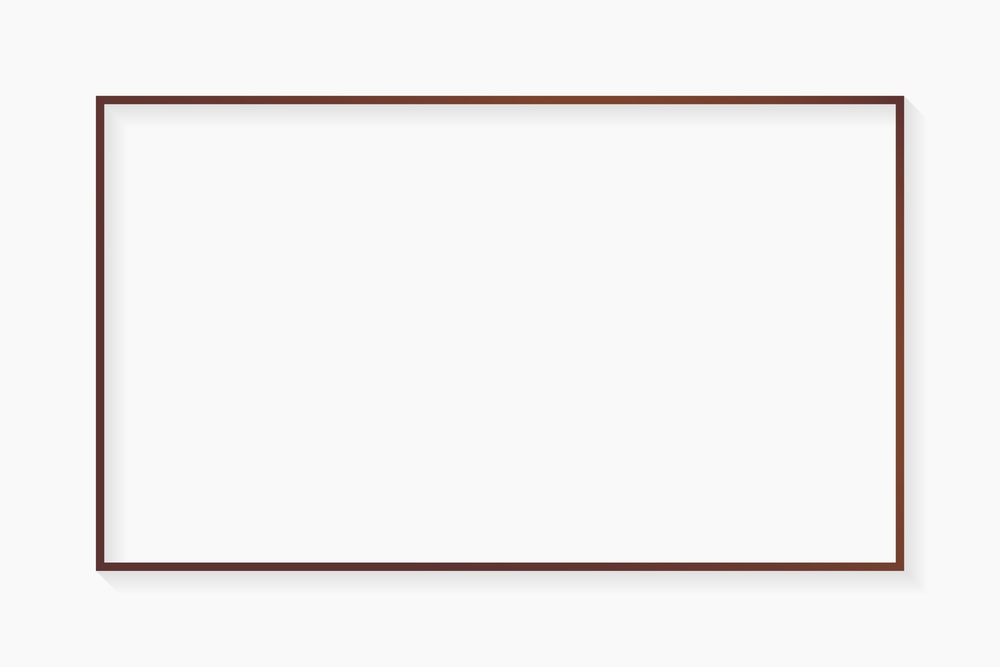
#> input picture data/rect.jpg, 1000 x 667 px, shrunk from 5000 x 3333 before the run
$ python main2.py
#> lines starting #> are read from the running program, lines starting #| are printed output that depends on the picture; after the words box and inside, x2 and y2 are one past the last pixel; in counts of white or black regions, pixels touching at a corner belong together
import cv2
import numpy as np
import os


# Setup directories
input_folder = "data"
output_folder = "output"
src_file = "rect.jpg"
output = "gcode.out"
if not os.path.exists(output_folder):
    os.makedirs(output_folder)


class PngToGcode:
    def __init__(self, input_path, output_path):
        self.input = input_path
        self.output = output_path
        self.gcode_height = 1000
        self.gcode_width = 1000
        self.pen_up = "M5"
        self.pen_down = "M3"

    def convert_to_grayscale(self, image_path):
        """
        Convert the image to a grayscale bitmap.
        """
        image = cv2.imread(image_path, cv2.IMREAD_GRAYSCALE)
        cv2.imwrite('grayscale_image.png', image)
        return image

    def bitmap_to_paths(self, image):
        """
        Convert a bitmap to paths using OpenCV to find contours.
        """
        # Threshold the image
        _, threshold = cv2.threshold(image, 128, 255, cv2.THRESH_BINARY)

        # Find contours
        contours, _ = cv2.findContours(threshold, cv2.RETR_TREE, cv2.CHAIN_APPROX_SIMPLE)

        paths = []
        for contour in contours:
            path = []
            for point in contour:
                path.append((point[0][0], point[0][1]))
            paths.append(path)
        return paths

    def calculate_scaling_factors(self, image, target_height_mm=100, target_width_mm=100):
        """
        Calculate the scaling factors to scale the image to the target size in millimeters.
        """
        height, width = image.shape
        height_scale = target_height_mm / height
        width_scale = target_width_mm / width
        return height_scale, width_scale

    def paths_to_gcode(self, paths, height_scale=1.0, width_scale=1.0):
        """
        Convert paths to G-code commands with scaling.
        """
        gcode_commands = []

        for path in paths:
            if len(path) > 0:
                gcode_commands.append(f"G0 X{path[0][0] * width_scale} Y{path[0][1] * height_scale}")  # Move to the start of the path
                gcode_commands.append(self.pen_up + " ; Pen up")  # Raise the pen
                for point in path[1:]:
                    gcode_commands.append(f"G01 F300.0 X{point[0] * width_scale} Y{point[1] * height_scale}")  # Draw to the next point
                gcode_commands.append(self.pen_down + " ; Pen down")  # Lower the pen

        return gcode_commands

    def save_gcode(self, gcode, filename='output.gcode'):
        """
        Save G-code to a file.
        """
        with open(filename + ".gcode", 'w') as f:
            for line in gcode:
                f.write(line + '\n')

    def gen_all(self):
        image_array = self.convert_to_grayscale(self.input)
        # Calculate the scaling factors to ensure the drawing is 100x100mm
        height_scale, width_scale = self.calculate_scaling_factors(image_array, target_height_mm=self.gcode_height, target_width_mm=self.gcode_width)
        paths = self.bitmap_to_paths(image_array)
        gcode = self.paths_to_gcode(paths, height_scale, width_scale)
        self.save_gcode(gcode, self.output)

        print(f"G-code generation complete. Saved to '{self.output}'.")


def main():
    image_path = f"{input_folder}/{src_file}"
    output_path = f"{output_folder}/{output}"
    converter = PngToGcode(image_path, output_path)

    try:
        output_file = converter.gen_all()
#> in convert_to_grayscale, `image = cv2.imread(image_path, cv2.IMREAD_GRAYSCALE)`:
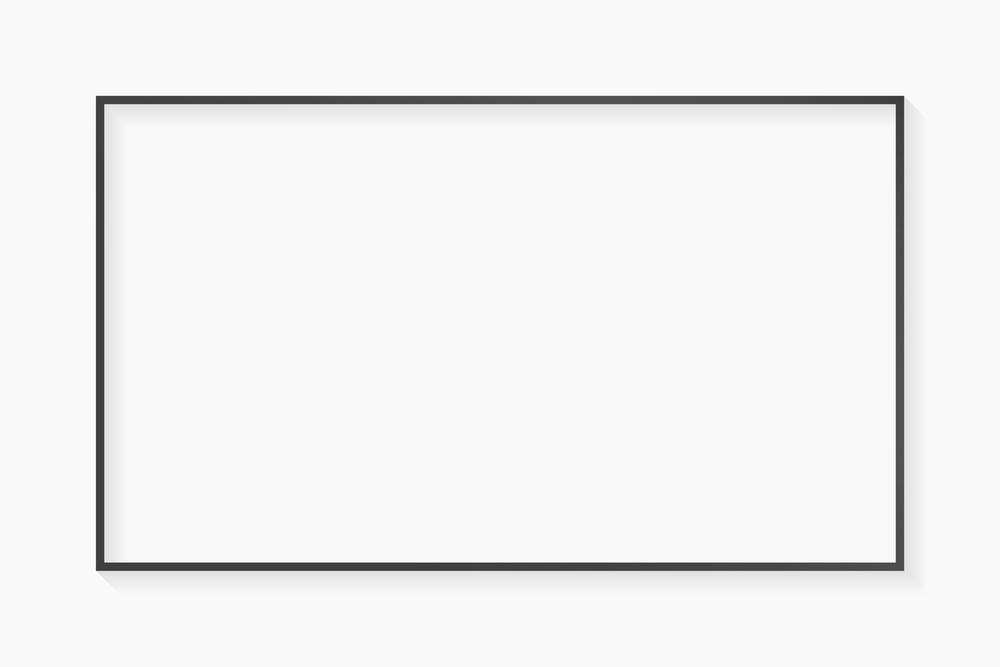
#> image: shape (667, 1000); min 48, max 255, mean 242.2
#> in gen_all, `height_scale, width_scale = self.calculate_scaling_factors(image_array..`: height_scale = 1.5; width_scale = 1
#> in bitmap_to_paths, `_, threshold = cv2.threshold(image, 128, 255, cv2.THRESH_BINARY)`:
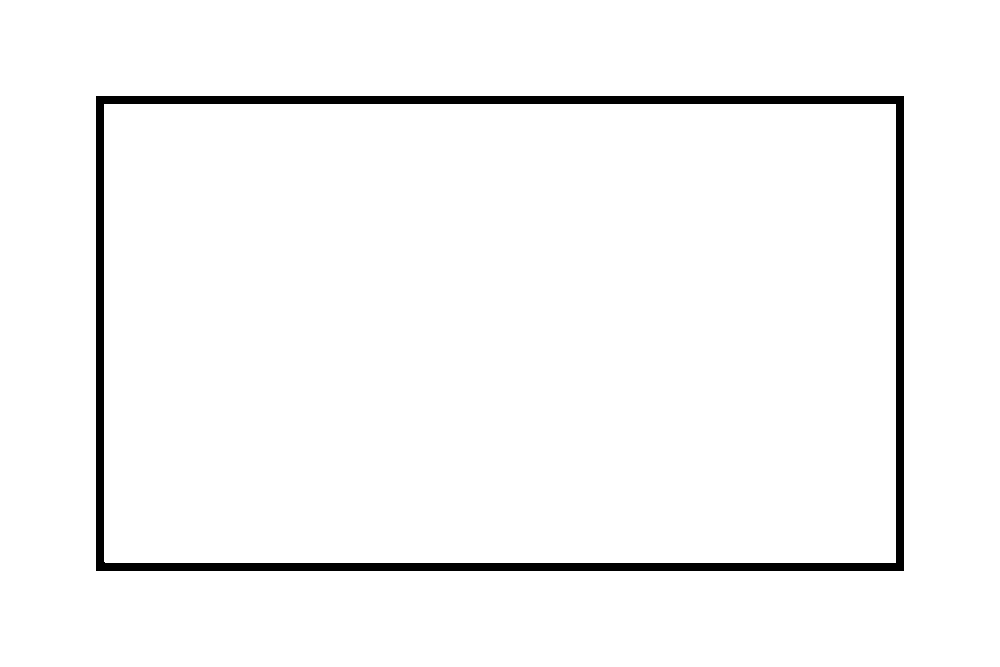
#> threshold: shape (667, 1000); 97% white; 1 black region
#> in bitmap_to_paths, `contours, _ = cv2.findContours(threshold, cv2.RETR_TREE, cv2.CHAIN_APP..`: contours = 3 contours; box (x1, y1, x2, y2) and area: (0, 0, 1000, 667) 665334, (95, 95, 905, 572) 385082, (104, 104, 896, 563) 362278
#> the loop in bitmap_to_paths, `for contour in contours:` made 3 passes
#> contour on pass 1: [[0, 0], [0, 666], [999, 666], [999, 0]]
#> after the loop in bitmap_to_paths, `for contour in contours:`: paths = [[(0, 0), (0, 666), (999, 666), (999, 0)], [(95, 96), (96, 95), (903, 95), (904, 96), (904, 570), (903, 571), (96, 571), (95, 570)], [(104, 104), (104, 561), (105, 562), (895, 562), (895, 104)]]
#> the loop in paths_to_gcode, `for path in paths:` made 3 passes
#> path on passes 1, 3: [(0, 0), (0, 666), (999, 666), (999, 0)], [(104, 104), (104, 561), (105, 562), (895, 562), (895, 104)]
#> after the loop in paths_to_gcode, `for path in paths:`: gcode_commands = 23 items, first 6: 'G0 X0.0 Y0.0', 'M5 ; Pen up', 'G01 F300.0 X0.0 Y998.5007496251874', 'G01 F300.0 X999.0 Y998.5007496251874', 'G01 F300.0 X999.0 Y0.0', 'M3 ; Pen down'
#> in gen_all, `gcode = self.paths_to_gcode(paths, height_scale, width_scale)`: gcode has the same summary as gcode_commands in paths_to_gcode
#> the loop in save_gcode, `for line in gcode:` made 23 passes
#> line on passes 1 to 12: 'G0 X0.0 Y0.0', 'M5 ; Pen up', 'G01 F300.0 X0.0 Y998.5007496251874', 'G01 F300.0 X999.0 Y998.5007496251874', 'G01 F300.0 X999.0 Y0.0', 'M3 ; Pen down', 'G0 X95.0 Y143.928035982009', 'M5 ; Pen up', 'G01 F300.0 X96.0 Y142.4287856071964', 'G01 F300.0 X903.0 Y142.4287856071964', 'G01 F300.0 X904.0 Y143.928035982009', 'G01 F300.0 X904.0 Y854.5727136431783'
        print(f"G-code saved to: {output_file}")

    except Exception as e:
        print(f"Error with custom image: {e}")


if __name__ == "__main__":
    main()

$ run again, with data/bold_triangle.png saved as data/rect.jpg
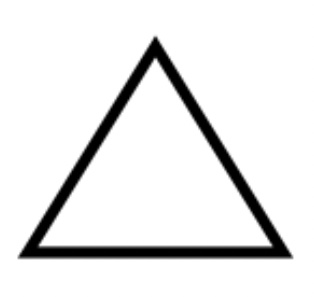
#> input picture data/bold_triangle.png, 314 x 302 px
#> in convert_to_grayscale, image is the input picture: shape (302, 314); min 0, max 255, mean 232.4
#> in gen_all, `height_scale, width_scale = self.calculate_scaling_factors(image_array..`: height_scale = 3.31; width_scale = 3.18
#> in bitmap_to_paths, `_, threshold = cv2.threshold(image, 128, 255, cv2.THRESH_BINARY)`:
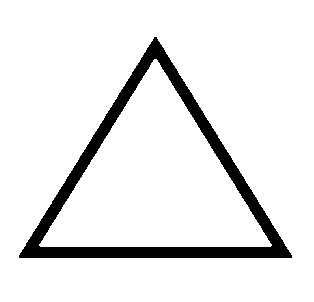
#> threshold: shape (302, 314); 91.2% white; 1 black region
#> contours = 3 contours; box (x1, y1, x2, y2) and area: (0, 0, 314, 302) 94213, (18, 36, 293, 259) 31009, (39, 59, 272, 247) 22020
#> the loop in bitmap_to_paths, `for contour in contours:` made 3 passes
#> contour on pass 1: [[0, 0], [0, 301], [313, 301], [313, 0]]
#> after the loop in bitmap_to_paths, `for contour in contours:`: paths = 3 items
#> the loop in paths_to_gcode, `for path in paths:` made 3 passes
#> after the loop in paths_to_gcode, `for path in paths:`: gcode_commands = 630 items
#> the loop in save_gcode, `for line in gcode:` made 630 passes
#> line on passes 1 to 3: 'G0 X0.0 Y0.0', 'M5 ; Pen up', 'G01 F300.0 X0.0 Y996.6887417218543'

$ run again, with data/circle.png saved as data/rect.jpg
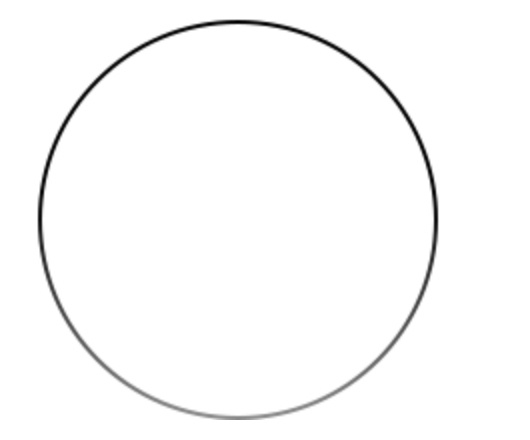
#> input picture data/circle.png, 530 x 440 px
#> in convert_to_grayscale, image is the input picture: shape (440, 530); min 0, max 255, mean 250.5
#> in gen_all, `height_scale, width_scale = self.calculate_scaling_factors(image_array..`: height_scale = 2.27; width_scale = 1.89
#> in bitmap_to_paths, `_, threshold = cv2.threshold(image, 128, 255, cv2.THRESH_BINARY)`:
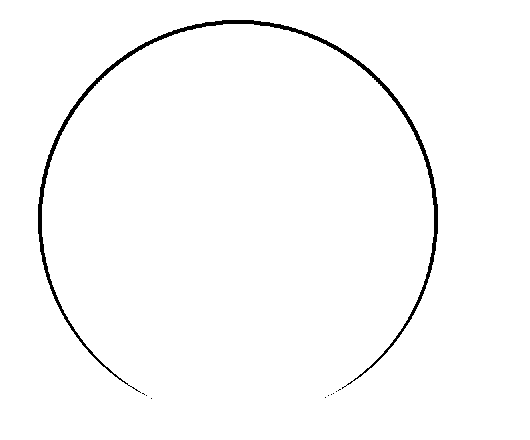
#> threshold: shape (440, 530); 98.4% white; 10 black regions (9 under 20 px)
#> contours = 23 contours, 21 with area under 20; largest, box (x1, y1, x2, y2) and area: (0, 0, 530, 440) 232231, (37, 19, 439, 386) 4518
#> the loop in bitmap_to_paths, `for contour in contours:` made 23 passes
#> contour on passes 1 to 8: [[0, 0], [0, 439], [529, 439], [529, 0]], [[150, 398], [151, 397], [152, 398], [151, 399]], [[324, 397], [325, 396], [326, 397], [325, 398]], [[327, 395], [328, 394], [329, 395], [328, 396]], [[145, 395], [146, 394], [147, 395], [146, 396]], [[330, 394], [331, 393], [332, 394], [331, 395]], [[143, 394], [144, 393], [145, 394], [144, 395]], [[332, 393], [333, 392], [334, 393], [333, 394]]
#> after the loop in bitmap_to_paths, `for contour in contours:`: paths = 23 items
#> the loop in paths_to_gcode, `for path in paths:` made 23 passes
#> after the loop in paths_to_gcode, `for path in paths:`: gcode_commands = 1036 items
#> the loop in save_gcode, `for line in gcode:` made 1036 passes
#> line on passes 1 to 3: 'G0 X0.0 Y0.0', 'M5 ; Pen up', 'G01 F300.0 X0.0 Y997.7272727272729'
